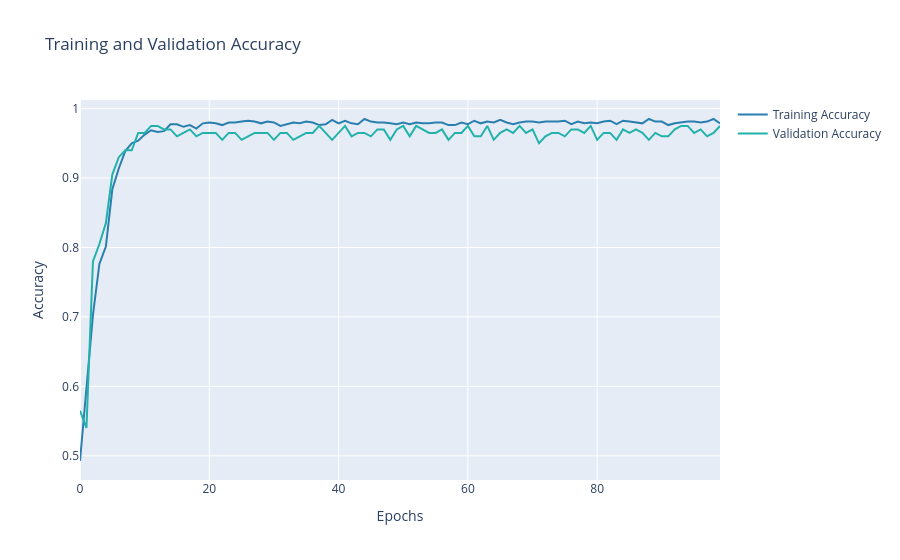

The notebook cell this image was saved under:
### Code cell
fig = go.Figure(data=[
    go.Scatter(y=history['accuracy'], name="Training Accuracy", mode="lines", marker=dict(color=color_chart[4])),
    go.Scatter(y=history['val_accuracy'], name="Validation Accuracy", mode="lines", marker=dict(color=color_chart[5]))
])
fig.update_layout(title='Training and Validation Accuracy', xaxis_title='Epochs', yaxis_title='Accuracy')
fig.show()
